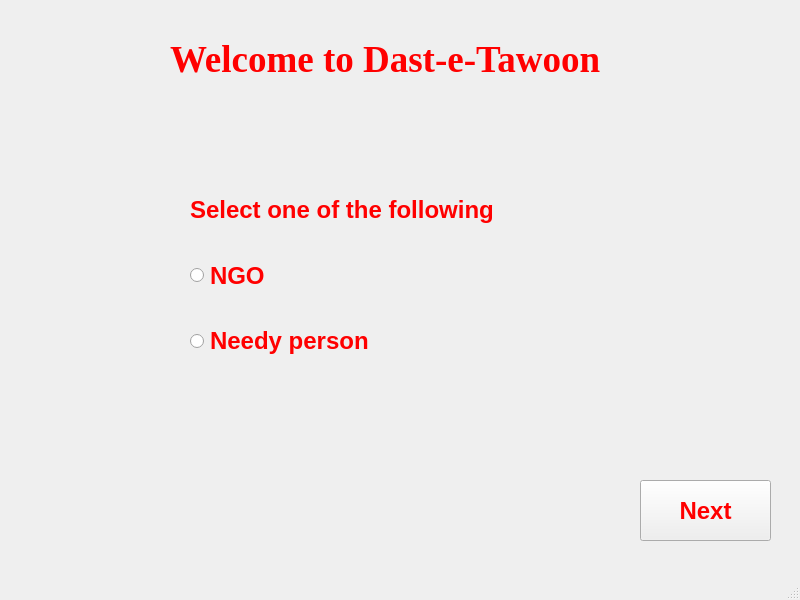
<?xml version="1.0" encoding="UTF-8"?>
<ui version="4.0">
 <class>MainWindow</class>
 <widget class="QMainWindow" name="MainWindow">
  <property name="windowModality">
   <enum>Qt::WindowModality::NonModal</enum>
  </property>
  <property name="geometry">
   <rect>
    <x>0</x>
    <y>0</y>
    <width>800</width>
    <height>600</height>
   </rect>
  </property>
  <property name="sizePolicy">
   <sizepolicy hsizetype="Expanding" vsizetype="Expanding">
    <horstretch>0</horstretch>
    <verstretch>0</verstretch>
   </sizepolicy>
  </property>
  <property name="font">
   <font>
    <pointsize>20</pointsize>
   </font>
  </property>
  <property name="focusPolicy">
   <enum>Qt::FocusPolicy::NoFocus</enum>
  </property>
  <property name="windowTitle">
   <string>MainWindow</string>
  </property>
  <property name="styleSheet">
   <string notr="true"> background-image: url(&quot;C:/Users/hp/Desktop/DTE/back.jpg&quot;);
                     background-repeat: no-repeat;
                     background-position: center;
                     background-attachment: fixed;</string>
  </property>
  <widget class="QWidget" name="centralwidget">
   <property name="styleSheet">
    <string notr="true">background-image: url(:/1/background.jpg); 
background-repeat: no-repeat;
background-size: cover;
    background-position: center;
</string>
   </property>
   <widget class="QLabel" name="Mainheader">
    <property name="geometry">
     <rect>
      <x>170</x>
      <y>30</y>
      <width>521</width>
      <height>61</height>
     </rect>
    </property>
    <property name="sizePolicy">
     <sizepolicy hsizetype="Expanding" vsizetype="Expanding">
      <horstretch>0</horstretch>
      <verstretch>0</verstretch>
     </sizepolicy>
    </property>
    <property name="font">
     <font>
      <family>Times New Roman</family>
      <pointsize>28</pointsize>
      <bold>true</bold>
     </font>
    </property>
    <property name="focusPolicy">
     <enum>Qt::FocusPolicy::WheelFocus</enum>
    </property>
    <property name="styleSheet">
     <string notr="true">align:centre;
background: none;
color:red;
</string>
    </property>
    <property name="text">
     <string>Welcome to Dast-e-Tawoon</string>
    </property>
   </widget>
   <widget class="QWidget" name="layoutWidget">
    <property name="geometry">
     <rect>
      <x>190</x>
      <y>180</y>
      <width>401</width>
      <height>191</height>
     </rect>
    </property>
    <layout class="QGridLayout" name="gridLayout">
     <item row="2" column="0">
      <widget class="QRadioButton" name="radioButton">
       <property name="sizePolicy">
        <sizepolicy hsizetype="Expanding" vsizetype="Expanding">
         <horstretch>0</horstretch>
         <verstretch>0</verstretch>
        </sizepolicy>
       </property>
       <property name="font">
        <font>
         <pointsize>18</pointsize>
         <bold>true</bold>
        </font>
       </property>
       <property name="styleSheet">
        <string notr="true">background :none;
color:red;
</string>
       </property>
       <property name="text">
        <string>NGO</string>
       </property>
      </widget>
     </item>
     <item row="1" column="0">
      <widget class="QLabel" name="label_2">
       <property name="sizePolicy">
        <sizepolicy hsizetype="Expanding" vsizetype="Expanding">
         <horstretch>0</horstretch>
         <verstretch>0</verstretch>
        </sizepolicy>
       </property>
       <property name="font">
        <font>
         <pointsize>18</pointsize>
         <bold>true</bold>
        </font>
       </property>
       <property name="styleSheet">
        <string notr="true">background :none;
color:red;
</string>
       </property>
       <property name="text">
        <string>Select one of the following </string>
       </property>
      </widget>
     </item>
     <item row="3" column="0">
      <widget class="QRadioButton" name="radioButton_2">
       <property name="sizePolicy">
        <sizepolicy hsizetype="Expanding" vsizetype="Expanding">
         <horstretch>0</horstretch>
         <verstretch>0</verstretch>
        </sizepolicy>
       </property>
       <property name="font">
        <font>
         <pointsize>18</pointsize>
         <bold>true</bold>
        </font>
       </property>
       <property name="focusPolicy">
        <enum>Qt::FocusPolicy::NoFocus</enum>
       </property>
       <property name="styleSheet">
        <string notr="true">background :none;
color:red;
</string>
       </property>
       <property name="text">
        <string>Needy person</string>
       </property>
      </widget>
     </item>
    </layout>
   </widget>
   <widget class="QPushButton" name="check">
    <property name="enabled">
     <bool>true</bool>
    </property>
    <property name="geometry">
     <rect>
      <x>640</x>
      <y>480</y>
      <width>131</width>
      <height>61</height>
     </rect>
    </property>
    <property name="sizePolicy">
     <sizepolicy hsizetype="Expanding" vsizetype="Expanding">
      <horstretch>0</horstretch>
      <verstretch>0</verstretch>
     </sizepolicy>
    </property>
    <property name="font">
     <font>
      <pointsize>18</pointsize>
      <bold>true</bold>
     </font>
    </property>
    <property name="styleSheet">
     <string notr="true">background :none;
color:red;
</string>
    </property>
    <property name="text">
     <string>Next</string>
    </property>
   </widget>
  </widget>
  <widget class="QMenuBar" name="menubar">
   <property name="geometry">
    <rect>
     <x>0</x>
     <y>0</y>
     <width>800</width>
     <height>17</height>
    </rect>
   </property>
   <property name="styleSheet">
    <string notr="true">background:none;</string>
   </property>
  </widget>
  <widget class="QStatusBar" name="statusbar">
   <property name="styleSheet">
    <string notr="true">background:none;</string>
   </property>
  </widget>
 </widget>
 <resources/>
 <connections/>
</ui>
